Frame 1 (no input): blank canvas, image omitted
Frame 60 (no input): blank canvas, image omitted
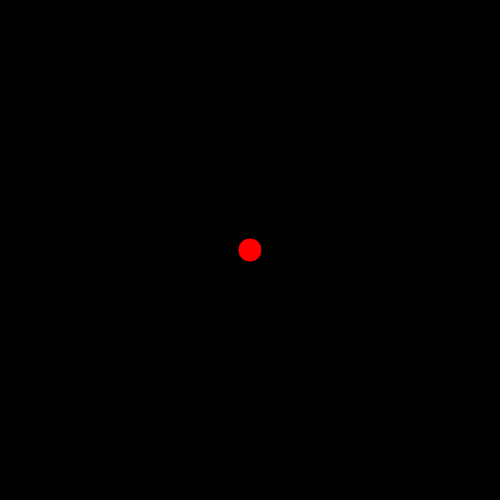
Frame 120 (the mouse pressed at the canvas centre since frame 60)

The p5.js sketch whose frames 1 and 60 were blank and that drew this single picture after the mouse press (run headless with seeded random() and noise() and a simulated clock; from frame 60 on, the mouse is pressed at the canvas centre):

// p5.js sketch
// ── sketch.js
let size = 500
let speed = 7

class Ball {
    constructor(x, y) {
        this.position = createVector(x, y)
        this.vel = createVector(random(-speed, speed), (-speed, speed))
        this.r = random(20, 40)
        this.moves = false
    }

    draw() {
        circle(this.position.x, this.position.y, this.r)
            //il colore è dato dalla distanza fra il cerchio ed il mouse
        let distance = constrain(sqrt(pow(abs(this.position.x - mouseX), 2) - pow(abs(this.position.y - mouseY), 2)),
            0, 255)
        fill(255 - distance, 0, distance)
            //fill(distance, distance, distance)
    }
    move() {
        if (this.moves) {
            this.position.add(this.vel)
            if (this.position.x < 0 + 0.5 * this.r || this.position.x > size - 0.5 * this.r) {
                this.vel.x *= -1
                    //this.r += (noise(this.r) - 0.5) * 30
            }
            if (this.position.y < 0 + 0.5 * this.r || this.position.y > size - 0.5 * this.r) {
                this.vel.y *= -1
                    //this.r += (noise(this.r) - 0.5) * 30
            }
        }

    }

    setMoves(n) {
        this.moves = n
    }
}

function setup() {
    createCanvas(size, size)
    balls = []
}

function draw() {
    background(0);
    balls.forEach(ball => ball.move())
    balls.forEach(ball => ball.draw())
}

function mousePressed() {
    if (mouseButton === LEFT) {
        balls.push(new Ball(mouseX, mouseY))
        balls[balls.length - 1].draw()
    }
    if (mouseButton === RIGHT) {
        balls.forEach(ball => ball.setMoves(1))
    }
    if (mouseButton === CENTER) {
        balls.length = 0
    }
}

function doubleClicked() {
    if (mouseButton == LEFT) {
        balls.forEach(ball => ball.setMoves(0))
    }
}
